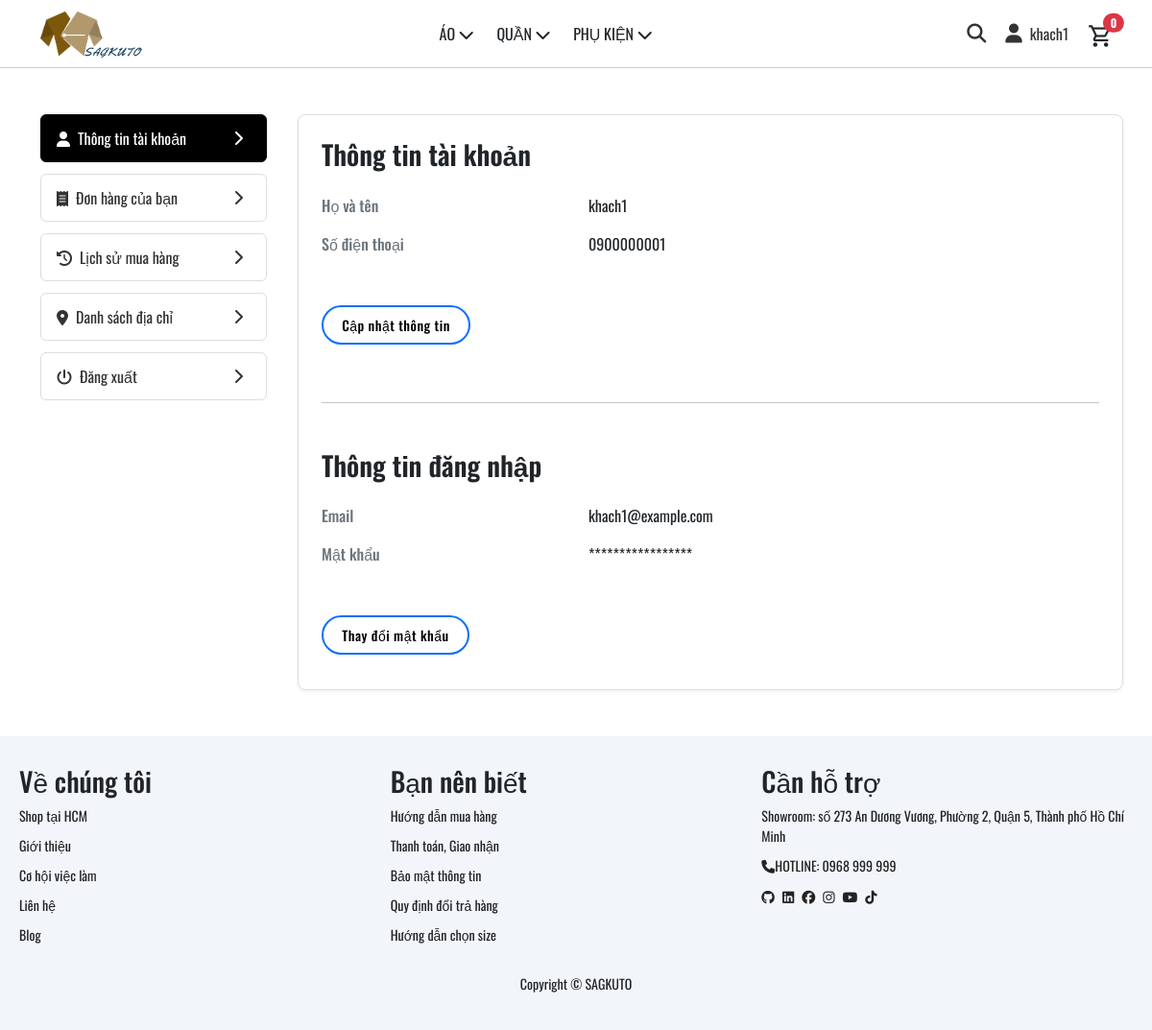
The app's page /index.php?page=taikhoan (signed in) with its own data.
### tables this page shows
CREATE TABLE `users` (
  `user_id` int(11) NOT NULL,
  `name` varchar(100) NOT NULL,
  `password` varchar(255) NOT NULL,
  `email` varchar(100) DEFAULT NULL,
  `phone` varchar(20) DEFAULT NULL,
  `role_id` int(11) DEFAULT NULL,
  `status` tinyint(4) DEFAULT 1,
  `otp` varchar(6) DEFAULT NULL,
  `otp_expired_at` datetime DEFAULT NULL
);

### database/DBConnection.php (called while the page is built, shortened)
<?php
class DBConnect
{
    private static $instance = null;
    private $pdo;
    private $host = 'localhost';
    private $dbname = 'db_web_quanao';
    private $username = 'root';
    private $password = '';
    private function __construct()
    {
        try {
            $this->pdo = new PDO(
                "mysql:host={$this->host};dbname={$this->dbname};charset=utf8",
                $this->username,
                $this->password
            );
            $this->pdo->setAttribute(PDO::ATTR_ERRMODE, PDO::ERRMODE_EXCEPTION);
            $this->pdo->setAttribute(PDO::ATTR_DEFAULT_FETCH_MODE, PDO::FETCH_ASSOC);
        } catch (PDOException $e) {
            die("Kết nối thất bại: " . $e->getMessage());
        }
    }
    public static function getInstance()
    {
        if (self::$instance === null) {
            self::$instance = new DBConnect();
        }
        return self::$instance;
    }
    public function select($sql, $params = [])
    {
        $stmt = $this->pdo->prepare($sql);
        $stmt->execute($params);
        return $stmt->fetchAll();
    }
    public function selectOne($sql, $params = [])
    {
        $stmt = $this->pdo->prepare($sql);
        $stmt->execute($params);
        return $stmt->fetch();
    }
}

### layout/partials/account_section.php (the view, shortened to what this page needs)
<h2>Thông tin tài khoản</h2>
<dl class="row mb-4">
  <dt class="col-sm-4">Họ và tên</dt>
  <dd class="col-sm-8"><?= htmlspecialchars($userDetail['name']) ?></dd>
  <dt class="col-sm-4">Số điện thoại</dt>
  <dd class="col-sm-8"><?= htmlspecialchars($userDetail['phone']) ?></dd>
</dl>
<a href="#"
   class="btn btn-outline-primary"
   data-bs-toggle="modal"
   data-bs-target="#modalEditProfile">
  Cập nhật thông tin
</a>
<hr class="my-5">
<h2>Thông tin đăng nhập</h2>
<dl class="row mb-4">
  <dt class="col-sm-4">Email</dt>
  <dd class="col-sm-8"><?= htmlspecialchars($userDetail['email']) ?></dd>
  <dt class="col-sm-4">Mật khẩu</dt>
  <dd class="col-sm-8">*****************</dd>
</dl>
<a href="#"
   class="btn btn-outline-primary"
   data-bs-toggle="modal"
   data-bs-target="#modalChangePassword">
  Thay đổi mật khẩu
</a>

### layout/header.php (shortened to what this page needs)
<?php
require_once __DIR__ . '/../database/DBConnection.php';
$db = DBConnect::getInstance();
$categories = $db->select('SELECT * FROM categories', []);
$menu = [
	['label' => 'ÁO',        'subs' => []],
	['label' => 'QUẦN',      'subs' => []],
	['label' => 'PHỤ KIỆN',  'subs' => []],
];
foreach ($categories as $cat) {
	$nameLower = mb_strtolower($cat['name'], 'UTF-8');
	$item = [
		'id'    => $cat['category_id'],
		'label' => $cat['name'],
	];
	if (strpos($nameLower, 'áo') !== false) {
		$menu[0]['subs'][] = $item;
	} elseif (strpos($nameLower, 'quần') !== false) {
		$menu[1]['subs'][] = $item;
	} elseif (strpos($nameLower, 'phụ kiện') !== false) {
		$menu[2]['subs'][] = $item;
	}
}
$user = null;
if (!empty($_SESSION['user_id'])) {
    $user = $db->selectOne(
        'SELECT user_id, name, role_id FROM users WHERE user_id = ?',
        [$_SESSION['user_id']]
    );
}
?>
<link rel="stylesheet" href="../assets/css/basic_search.css">
<header class="header">
	<div class="logo_header">
		<a href="/index.php">
			<img src="/assets/img/logo_favicon/logo.png" alt="SAGKUTO Logo">
		</a>
	</div>
	<nav class="menu_header">
		<ul class="mb-0">
			<?php foreach ($menu as $item): ?>
				<li>
					<span class="menu-title">
						<?= htmlspecialchars($item['label'], ENT_QUOTES) ?>
						<?php if (!empty($item['subs'])): ?>
							<i class="fa-solid fa-chevron-down"></i>
						<?php endif; ?>
					</span>
				</li>
			<?php endforeach; ?>
		</ul>
	</nav>
	<div class="icon-group">
		<a href="#" class="icon" id="openSearch">
			<i class="fa-solid fa-magnifying-glass"></i>
		</a>
		<?php if ($user): ?>
			<a href="/index.php?page=taikhoan" class="icon account-link">
				<i class="fa-solid fa-user"></i>
				<span><?= htmlspecialchars($user['name'], ENT_QUOTES) ?></span>
			</a>
		<?php endif; ?>
		<div class="position-relative" style="margin-top: 10px;">
			<a href="javascript:void(0);" id="toggle-cart" title="Giỏ hàng" class="text-dark">
				<span class="material-symbols-outlined" style="font-size: 27px;">
				</span>
				<span id="cart-count-badge"
					class="position-absolute top-0 start-100 translate-middle badge rounded-pill bg-danger"
					style="font-size: 12px;">
					0
				</span>
			</a>
		</div>
	</div>
</header>

### assets/css/header.css (style rules this page uses)
.header { display: flex; justify-content: space-between; align-items: center; padding: 10px 40px; border-bottom: 1px solid #ccc; top: 0; position: sticky; z-index: 9999; background-color: #FFFFFF; position: relative; }
.logo_header img { height: 50px; display: block; }
.menu_header { position: static; display: block; }
.menu_header ul { list-style: none; padding: 0; margin: 0; }
.menu_header ul li { position: relative; display: inline-block; margin-right: 20px; }
.icon-group { display: flex; align-items: center; gap: 20px; font-size: 18px; color: black; position: relative; }
.icon { color: #333; font-size: 20px; text-decoration: none; display: flex; align-items: center; gap: 8px; transition: color 0.2s; }
.icon i { line-height: 1; vertical-align: middle; }
.icon.account-link span { font-size: 16px; line-height: 1; }
.icon.account-link i { font-size: 20px; }

### assets/css/info_user.css (style rules this page uses)
section.col-md-9 h2 { margin-bottom: 24px; font-size: 1.75rem; font-weight: 600; color: #212529; }
section.col-md-9 dl.row dt { font-weight: 500; color: #6c757d; margin-bottom: 8px; }
section.col-md-9 dl.row dd { margin-bottom: 16px; color: #212529; }
section.col-md-9 .btn-outline-primary { display: inline-block; padding: 0.5rem 1.2rem; border-width: 2px; border-radius: 30px; font-size: 0.875rem; font-weight: 500; letter-spacing: 0.5px; margin: 0.75rem 0; color: #000; background-color: transparent; transition: background-color 0.2s, color 0.2s; }

### records on screen
users: name "khach1", phone "0900000001", email "khach1@example.com"

### other values on screen
$item['label'] "ÁO"
$item['label'] "QUẦN"
$item['label'] "PHỤ KIỆN"
